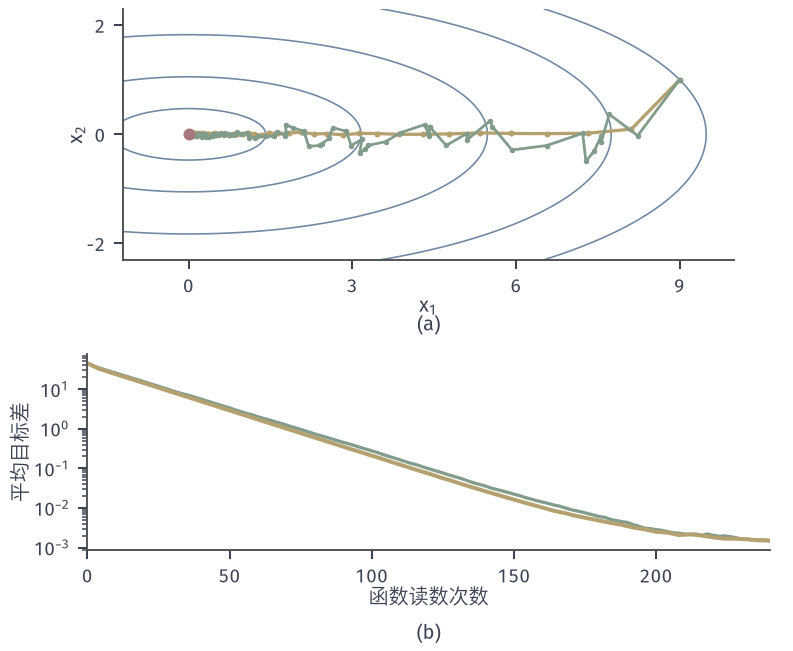

Python code for this plot:
from pathlib import Path
import sys
ROOT = next(p for p in Path(__file__).resolve().parents if (p/'build.sh').is_file() and (p/'tex/book.tex').is_file())
sys.path.insert(0, str(ROOT/'figures/00-shared/mathematical-preliminaries-upper/00-shared/comprehension-figures'))
from support import figure, save, BLUE, GREEN, YELLOW, RED, PURPLE, INK, MUTED, GRID, BLUE_FILL, GREEN_FILL, YELLOW_FILL, RED_FILL, PURPLE_FILL
import numpy as np
HERE = Path(__file__).resolve().parent
STROKE = '#4C4D4F'
def panels(w,h,n,left=.07,right=.99,top=.97,bottom=.22,wspace=.25,rows=1,**k):
    fig=figure(width_mm=w,height_mm=h)[0]; fig.clf(); fig.set_layout_engine(None)
    A=[fig.add_subplot(rows,n,i+1,**k) for i in range(n*rows)]
    fig.subplots_adjust(left=left,right=right,top=top,bottom=bottom,wspace=wspace)
    return fig,A
def tag(fig,ax,s,y):
    p=ax.get_position(); fig.text((p.x0+p.x1)/2,y,s,ha='center',va='bottom')
H2=np.array([1.,9.]); X0=np.array([9.,1.])
def f2(x): return .5*(H2*np.asarray(x,float)**2).sum(-1)
def g2(x): return H2*np.asarray(x,float)
def sphere(rng,k,n=2):
    u=rng.standard_normal((k,n)); return u/np.linalg.norm(u,axis=1,keepdims=True)
# 贯穿例，sigma=0.1。绿：双点球面估计 alpha=0.05, delta=0.5，单次运行前三轮用正文手算的方向与噪声；
# 黄：中心坐标差分的梯度下降 alpha=0.1, h=0.5。(b) 为 200 次运行的平均目标差。
fig=figure(width_mm=112,height_mm=92)[0]; fig.clf(); fig.set_layout_engine(None)
A=[fig.add_axes([.11,.60,.86,.385]),fig.add_axes([.11,.155,.86,.30])]
rng=np.random.default_rng(7); a=.05; d=.5; s=.1; T=120
U=[np.array(u) for u in ((.6,.8),(.8,-.6),(.28,.96))]; Z=[(.1,-.1),(-.1,.1),(.05,.15)]
x=X0.copy(); P=[x.copy()]
for t in range(T):
    if t<3: u=U[t]; z=Z[t]
    else: u=sphere(rng,1)[0]; z=s*rng.standard_normal(2)
    D=(f2(x+d*u)+z[0]-f2(x-d*u)-z[1])/(2*d); x=x-a*2*D*u; P.append(x.copy())
P=np.array(P)
g=X0.copy(); Pg=[g.copy()]
for t in range(T//2):
    g=g-.1*(g2(g)+s/(2**.5*.5)*rng.standard_normal(2)); Pg.append(g.copy())
Pg=np.array(Pg)
X,Y=np.meshgrid(np.linspace(-1.2,10,500),np.linspace(-2.3,2.3,400))
A[0].contour(X,Y,.5*(X**2+9*Y**2),levels=[1,5,15,30,45],colors=[BLUE],linewidths=.65)
A[0].plot(Pg[:,0],Pg[:,1],'-o',color=YELLOW,lw=1.3,ms=2.4,mew=0,zorder=3); A[0].plot(P[:,0],P[:,1],'-o',color=GREEN,lw=1.1,ms=2.2,mew=0,zorder=4)
A[0].plot([0],[0],'o',color=RED,ms=4.8,mew=0,zorder=6); A[0].set_xlim(-1.2,10); A[0].set_ylim(-2.3,2.3); A[0].set_aspect('equal'); A[0].set_xticks([0,3,6,9]); A[0].set_yticks([-2,0,2]); A[0].set_ylabel('$x_2$',labelpad=0); A[0].set_xlabel('$x_1$',labelpad=0)
R=200; x=np.tile(X0,(R,1)); V=[f2(x).mean()]
for t in range(T):
    u=sphere(rng,R); z=s*rng.standard_normal((R,2)); D=(f2(x+d*u)+z[:,0]-f2(x-d*u)-z[:,1])/(2*d); x=x-a*2*D[:,None]*u; V.append(f2(x).mean())
g=np.tile(X0,(R,1)); Vg=[f2(g).mean()]
for t in range(T//2):
    g=g-.1*(H2*g+s/(2**.5*.5)*rng.standard_normal((R,2))); Vg.append(f2(g).mean())
A[1].semilogy(2*np.arange(T+1),V,color=GREEN,lw=1.3); A[1].semilogy(4*np.arange(T//2+1),Vg,color=YELLOW,lw=1.6)
A[1].set_xlabel('函数读数次数',labelpad=0); A[1].set_ylabel('平均目标差',labelpad=1); A[1].set_xlim(0,240)
tag(fig,A[0],'(a)',.485); tag(fig,A[1],'(b)',.012)
save(fig,HERE,'figure',{'alpha':a,'delta':d,'sigma':s,'seed':7,'final':float(V[-1]),'final_gd':float(Vg[-1])})
print(V[-1],Vg[-1],V[60],Vg[30])
